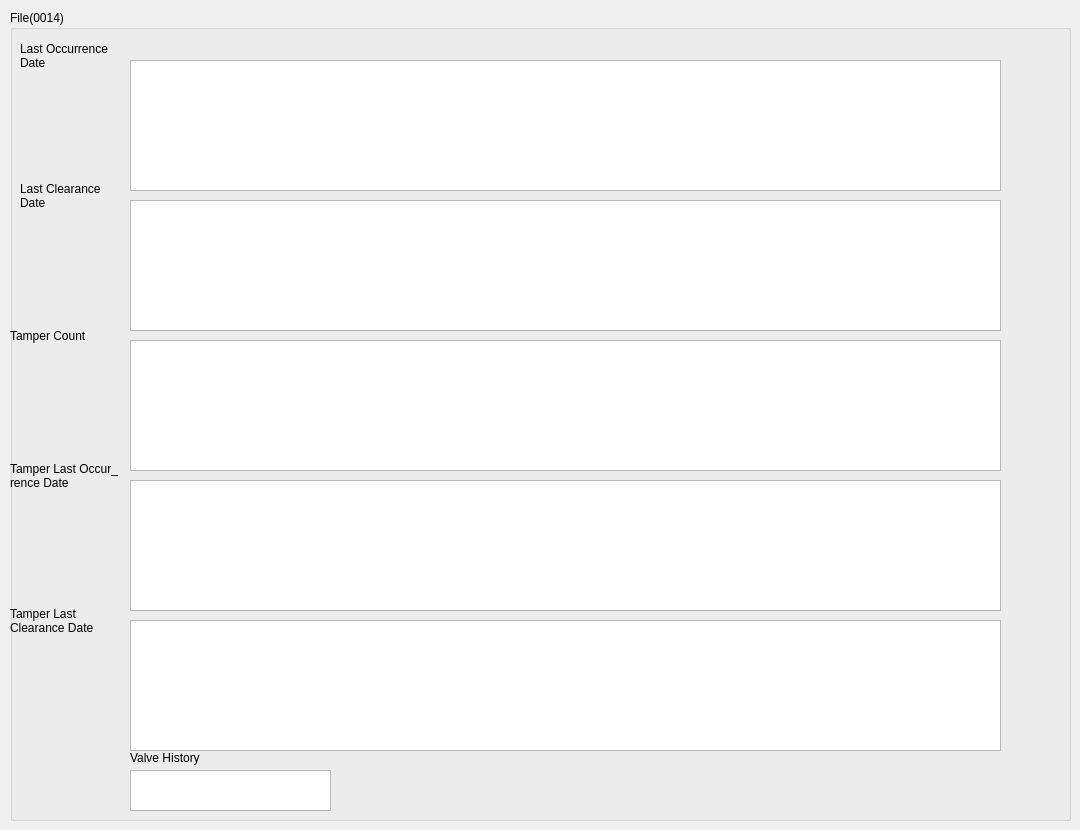
         <widget class="QWidget" name="page_File_14">
          <widget class="QGroupBox" name="groupBoxMain_14">
           <property name="geometry">
            <rect>
             <x>10</x>
             <y>10</y>
             <width>1061</width>
             <height>811</height>
            </rect>
           </property>
           <property name="styleSheet">
            <string notr="true"/>
           </property>
           <property name="title">
            <string>File(0014)</string>
           </property>
           <widget class="QTextEdit" name="T_ValveHistory_14">
            <property name="geometry">
             <rect>
              <x>120</x>
              <y>760</y>
              <width>201</width>
              <height>41</height>
             </rect>
            </property>
           </widget>
           <widget class="QLabel" name="L_Valvehistory_14">
            <property name="geometry">
             <rect>
              <x>120</x>
              <y>740</y>
              <width>201</width>
              <height>16</height>
             </rect>
            </property>
            <property name="text">
             <string>Valve History</string>
            </property>
           </widget>
           <widget class="QTableWidget" name="table_Lastoccurrencedate_14">
            <property name="geometry">
             <rect>
              <x>120</x>
              <y>50</y>
              <width>871</width>
              <height>131</height>
             </rect>
            </property>
           </widget>
           <widget class="QLabel" name="L_Lastoccurrencedate_14">
            <property name="geometry">
             <rect>
              <x>10</x>
              <y>30</y>
              <width>111</width>
              <height>31</height>
             </rect>
            </property>
            <property name="text">
             <string>Last Occurrence
Date</string>
            </property>
           </widget>
           <widget class="QLabel" name="L_Lastclearancedate_14">
            <property name="geometry">
             <rect>
              <x>10</x>
              <y>170</y>
              <width>111</width>
              <height>31</height>
             </rect>
            </property>
            <property name="text">
             <string>Last Clearance 
Date</string>
            </property>
           </widget>
           <widget class="QTableWidget" name="table_Lastclearancedate_14">
            <property name="geometry">
             <rect>
              <x>120</x>
              <y>190</y>
              <width>871</width>
              <height>131</height>
             </rect>
            </property>
           </widget>
           <widget class="QLabel" name="L_Tampercount_14">
            <property name="geometry">
             <rect>
              <x>0</x>
              <y>310</y>
              <width>111</width>
              <height>31</height>
             </rect>
            </property>
            <property name="text">
             <string>Tamper Count</string>
            </property>
           </widget>
           <widget class="QTableWidget" name="table_Tampercount_14">
            <property name="geometry">
             <rect>
              <x>120</x>
              <y>330</y>
              <width>871</width>
              <height>131</height>
             </rect>
            </property>
           </widget>
           <widget class="QLabel" name="L_TamperLastoccurrencedate_14">
            <property name="geometry">
             <rect>
              <x>0</x>
              <y>450</y>
              <width>111</width>
              <height>31</height>
             </rect>
            </property>
            <property name="text">
             <string>Tamper Last Occur_
rence Date</string>
            </property>
           </widget>
           <widget class="QTableWidget" name="table_TamperLastoccurrencedate_14">
            <property name="geometry">
             <rect>
              <x>120</x>
              <y>470</y>
              <width>871</width>
              <height>131</height>
             </rect>
            </property>
           </widget>
           <widget class="QLabel" name="L_TamperLastclearancedate_14">
            <property name="geometry">
             <rect>
              <x>0</x>
              <y>590</y>
              <width>111</width>
              <height>41</height>
             </rect>
            </property>
            <property name="text">
             <string>Tamper Last
Clearance Date</string>
            </property>
           </widget>
           <widget class="QTableWidget" name="table_TamperLastclearancedate_14">
            <property name="geometry">
             <rect>
              <x>120</x>
              <y>610</y>
              <width>871</width>
              <height>131</height>
             </rect>
            </property>
           </widget>
          </widget>
         </widget>
